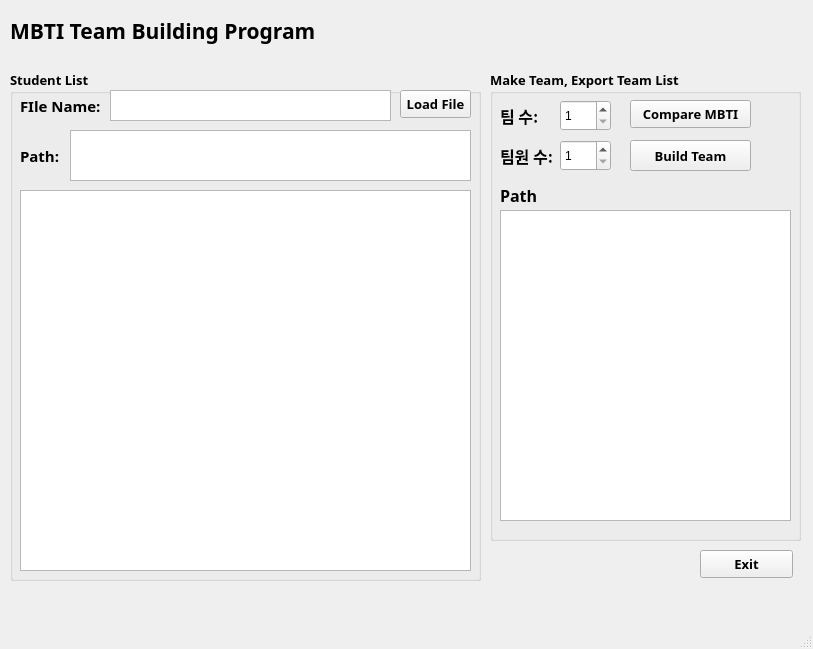
<?xml version="1.0" encoding="UTF-8"?>
<ui version="4.0">
 <class>MainWindow</class>
 <widget class="QMainWindow" name="MainWindow">
  <property name="geometry">
   <rect>
    <x>0</x>
    <y>0</y>
    <width>813</width>
    <height>649</height>
   </rect>
  </property>
  <property name="windowTitle">
   <string>MainWindow</string>
  </property>
  <widget class="QWidget" name="centralwidget">
   <widget class="QTableWidget" name="studentData">
    <property name="geometry">
     <rect>
      <x>20</x>
      <y>190</y>
      <width>451</width>
      <height>381</height>
     </rect>
    </property>
    <property name="sizePolicy">
     <sizepolicy hsizetype="Fixed" vsizetype="Expanding">
      <horstretch>0</horstretch>
      <verstretch>0</verstretch>
     </sizepolicy>
    </property>
    <property name="font">
     <font>
      <family>나눔바른펜</family>
     </font>
    </property>
   </widget>
   <widget class="QLabel" name="studentListPath">
    <property name="geometry">
     <rect>
      <x>20</x>
      <y>140</y>
      <width>41</width>
      <height>31</height>
     </rect>
    </property>
    <property name="sizePolicy">
     <sizepolicy hsizetype="Fixed" vsizetype="Preferred">
      <horstretch>0</horstretch>
      <verstretch>0</verstretch>
     </sizepolicy>
    </property>
    <property name="font">
     <font>
      <family>나눔바른펜</family>
      <pointsize>11</pointsize>
      <weight>75</weight>
      <bold>true</bold>
     </font>
    </property>
    <property name="text">
     <string>Path:</string>
    </property>
   </widget>
   <widget class="QLabel" name="programName">
    <property name="geometry">
     <rect>
      <x>10</x>
      <y>0</y>
      <width>321</width>
      <height>61</height>
     </rect>
    </property>
    <property name="sizePolicy">
     <sizepolicy hsizetype="Fixed" vsizetype="Preferred">
      <horstretch>0</horstretch>
      <verstretch>0</verstretch>
     </sizepolicy>
    </property>
    <property name="font">
     <font>
      <family>나눔바른펜</family>
      <pointsize>16</pointsize>
      <weight>75</weight>
      <bold>true</bold>
     </font>
    </property>
    <property name="text">
     <string>MBTI Team Building Program</string>
    </property>
   </widget>
   <widget class="QPlainTextEdit" name="TeamPath">
    <property name="geometry">
     <rect>
      <x>500</x>
      <y>210</y>
      <width>291</width>
      <height>311</height>
     </rect>
    </property>
    <property name="sizePolicy">
     <sizepolicy hsizetype="Fixed" vsizetype="Expanding">
      <horstretch>0</horstretch>
      <verstretch>0</verstretch>
     </sizepolicy>
    </property>
    <property name="font">
     <font>
      <family>나눔바른펜</family>
     </font>
    </property>
   </widget>
   <widget class="QPushButton" name="Exit">
    <property name="geometry">
     <rect>
      <x>700</x>
      <y>550</y>
      <width>93</width>
      <height>28</height>
     </rect>
    </property>
    <property name="sizePolicy">
     <sizepolicy hsizetype="Fixed" vsizetype="Fixed">
      <horstretch>0</horstretch>
      <verstretch>0</verstretch>
     </sizepolicy>
    </property>
    <property name="font">
     <font>
      <family>나눔바른펜</family>
      <pointsize>10</pointsize>
      <weight>75</weight>
      <bold>true</bold>
     </font>
    </property>
    <property name="text">
     <string>Exit</string>
    </property>
   </widget>
   <widget class="QPlainTextEdit" name="filePath">
    <property name="geometry">
     <rect>
      <x>70</x>
      <y>130</y>
      <width>401</width>
      <height>51</height>
     </rect>
    </property>
    <property name="sizePolicy">
     <sizepolicy hsizetype="Fixed" vsizetype="Expanding">
      <horstretch>0</horstretch>
      <verstretch>0</verstretch>
     </sizepolicy>
    </property>
    <property name="font">
     <font>
      <family>나눔바른펜</family>
     </font>
    </property>
   </widget>
   <widget class="QLabel" name="fileName">
    <property name="geometry">
     <rect>
      <x>20</x>
      <y>90</y>
      <width>81</width>
      <height>31</height>
     </rect>
    </property>
    <property name="sizePolicy">
     <sizepolicy hsizetype="Fixed" vsizetype="Preferred">
      <horstretch>0</horstretch>
      <verstretch>0</verstretch>
     </sizepolicy>
    </property>
    <property name="font">
     <font>
      <family>나눔바른펜</family>
      <pointsize>11</pointsize>
      <weight>75</weight>
      <bold>true</bold>
     </font>
    </property>
    <property name="text">
     <string>FIle Name:</string>
    </property>
   </widget>
   <widget class="QGroupBox" name="studentList">
    <property name="geometry">
     <rect>
      <x>10</x>
      <y>70</y>
      <width>471</width>
      <height>511</height>
     </rect>
    </property>
    <property name="sizePolicy">
     <sizepolicy hsizetype="Fixed" vsizetype="Preferred">
      <horstretch>0</horstretch>
      <verstretch>0</verstretch>
     </sizepolicy>
    </property>
    <property name="font">
     <font>
      <family>나눔바른펜</family>
      <pointsize>10</pointsize>
      <weight>75</weight>
      <bold>true</bold>
     </font>
    </property>
    <property name="title">
     <string>Student List</string>
    </property>
    <widget class="QPushButton" name="loadStudentFile">
     <property name="geometry">
      <rect>
       <x>390</x>
       <y>20</y>
       <width>71</width>
       <height>28</height>
      </rect>
     </property>
     <property name="sizePolicy">
      <sizepolicy hsizetype="Fixed" vsizetype="Fixed">
       <horstretch>0</horstretch>
       <verstretch>0</verstretch>
      </sizepolicy>
     </property>
     <property name="text">
      <string>Load File</string>
     </property>
    </widget>
    <widget class="QPlainTextEdit" name="Name">
     <property name="geometry">
      <rect>
       <x>100</x>
       <y>20</y>
       <width>281</width>
       <height>31</height>
      </rect>
     </property>
     <property name="sizePolicy">
      <sizepolicy hsizetype="Fixed" vsizetype="Expanding">
       <horstretch>0</horstretch>
       <verstretch>0</verstretch>
      </sizepolicy>
     </property>
     <property name="font">
      <font>
       <family>나눔바른펜</family>
       <pointsize>10</pointsize>
       <weight>75</weight>
       <bold>true</bold>
      </font>
     </property>
    </widget>
   </widget>
   <widget class="QPushButton" name="BuildTeam">
    <property name="geometry">
     <rect>
      <x>630</x>
      <y>140</y>
      <width>121</width>
      <height>31</height>
     </rect>
    </property>
    <property name="sizePolicy">
     <sizepolicy hsizetype="Fixed" vsizetype="Fixed">
      <horstretch>0</horstretch>
      <verstretch>0</verstretch>
     </sizepolicy>
    </property>
    <property name="font">
     <font>
      <family>나눔바른펜</family>
      <pointsize>10</pointsize>
      <weight>75</weight>
      <bold>true</bold>
     </font>
    </property>
    <property name="text">
     <string>Build Team</string>
    </property>
   </widget>
   <widget class="QSpinBox" name="teamCountspin">
    <property name="geometry">
     <rect>
      <x>560</x>
      <y>100</y>
      <width>51</width>
      <height>31</height>
     </rect>
    </property>
    <property name="minimum">
     <number>1</number>
    </property>
    <property name="maximum">
     <number>100</number>
    </property>
   </widget>
   <widget class="QSpinBox" name="teammateCountspin">
    <property name="geometry">
     <rect>
      <x>560</x>
      <y>140</y>
      <width>51</width>
      <height>31</height>
     </rect>
    </property>
    <property name="minimum">
     <number>1</number>
    </property>
    <property name="maximum">
     <number>50</number>
    </property>
   </widget>
   <widget class="QLabel" name="teamCount">
    <property name="geometry">
     <rect>
      <x>500</x>
      <y>100</y>
      <width>41</width>
      <height>31</height>
     </rect>
    </property>
    <property name="sizePolicy">
     <sizepolicy hsizetype="Fixed" vsizetype="Preferred">
      <horstretch>0</horstretch>
      <verstretch>0</verstretch>
     </sizepolicy>
    </property>
    <property name="font">
     <font>
      <family>나눔바른펜</family>
      <pointsize>12</pointsize>
      <weight>75</weight>
      <bold>true</bold>
     </font>
    </property>
    <property name="text">
     <string>팀 수:</string>
    </property>
   </widget>
   <widget class="QLabel" name="teammateCount">
    <property name="geometry">
     <rect>
      <x>500</x>
      <y>140</y>
      <width>61</width>
      <height>31</height>
     </rect>
    </property>
    <property name="sizePolicy">
     <sizepolicy hsizetype="Fixed" vsizetype="Preferred">
      <horstretch>0</horstretch>
      <verstretch>0</verstretch>
     </sizepolicy>
    </property>
    <property name="font">
     <font>
      <family>나눔바른펜</family>
      <pointsize>12</pointsize>
      <weight>75</weight>
      <bold>true</bold>
     </font>
    </property>
    <property name="text">
     <string>팀원 수:</string>
    </property>
   </widget>
   <widget class="QGroupBox" name="groupBox">
    <property name="geometry">
     <rect>
      <x>490</x>
      <y>70</y>
      <width>311</width>
      <height>471</height>
     </rect>
    </property>
    <property name="font">
     <font>
      <family>나눔바른펜</family>
      <pointsize>10</pointsize>
      <weight>75</weight>
      <bold>true</bold>
     </font>
    </property>
    <property name="title">
     <string>Make Team, Export Team List</string>
    </property>
    <widget class="QPushButton" name="compareMBTI">
     <property name="geometry">
      <rect>
       <x>140</x>
       <y>30</y>
       <width>121</width>
       <height>28</height>
      </rect>
     </property>
     <property name="text">
      <string>Compare MBTI</string>
     </property>
    </widget>
   </widget>
   <widget class="QLabel" name="exportPath">
    <property name="geometry">
     <rect>
      <x>500</x>
      <y>180</y>
      <width>61</width>
      <height>31</height>
     </rect>
    </property>
    <property name="sizePolicy">
     <sizepolicy hsizetype="Fixed" vsizetype="Preferred">
      <horstretch>0</horstretch>
      <verstretch>0</verstretch>
     </sizepolicy>
    </property>
    <property name="font">
     <font>
      <family>나눔바른펜</family>
      <pointsize>12</pointsize>
      <weight>75</weight>
      <bold>true</bold>
     </font>
    </property>
    <property name="text">
     <string>Path</string>
    </property>
   </widget>
   <zorder>groupBox</zorder>
   <zorder>studentList</zorder>
   <zorder>studentData</zorder>
   <zorder>studentListPath</zorder>
   <zorder>programName</zorder>
   <zorder>TeamPath</zorder>
   <zorder>Exit</zorder>
   <zorder>filePath</zorder>
   <zorder>fileName</zorder>
   <zorder>BuildTeam</zorder>
   <zorder>teamCountspin</zorder>
   <zorder>teammateCountspin</zorder>
   <zorder>teamCount</zorder>
   <zorder>teammateCount</zorder>
   <zorder>exportPath</zorder>
  </widget>
  <widget class="QMenuBar" name="menubar">
   <property name="geometry">
    <rect>
     <x>0</x>
     <y>0</y>
     <width>813</width>
     <height>26</height>
    </rect>
   </property>
  </widget>
  <widget class="QStatusBar" name="statusbar"/>
 </widget>
 <resources/>
 <connections/>
</ui>
